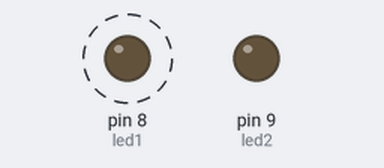
The sketch below on a simulated Arduino Uno, built with avr-gcc and run on an emulated ATmega328P. On the bench: output pins drawn as LEDs (lit = HIGH). Dashed ring = blinking.

Above: at 0.2 s.
At 2.2 s:
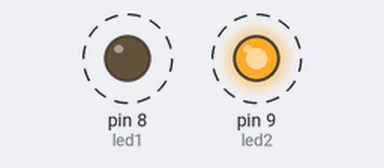
Timing chart, 0 to 3.0 s (numbered marks = the images above):
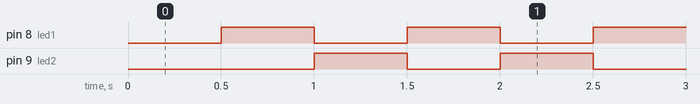

The sketch:

24_TimerInterrup1.ino
```cpp
const int led1 = 8;
const int led2 = 9;

int led1_status = LOW;
int led2_status = HIGH;
unsigned long previousMillis = 0;
const long interval = 500;

void setup(){
  pinMode(led1, OUTPUT);
  pinMode(led2, OUTPUT);
}

void loop(){
  unsigned long currentMillis = millis();

  if(currentMillis - previousMillis >= interval){
    previousMillis = currentMillis;

    if(led1_status == LOW)
    {
      led1_status = HIGH;
      led2_status = LOW;
    }
    else
    {
      led1_status = LOW;
      led2_status = HIGH;
    }
    digitalWrite(led1, led1_status);
    digitalWrite(led2, led2_status);
  }
}
```

Measured:
- by itself, pin 8 (led1), pin 9 (led2): alternates HIGH for 0.50 s and LOW for 0.50 s
